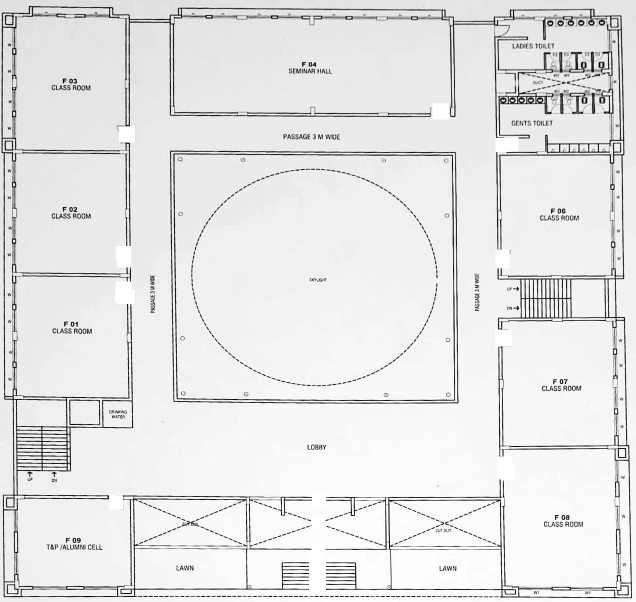
#> input picture First_Floor.jpeg, 1272 x 1203 px (shown at 1/2 size)
$ python Astar.py
#> lines starting #> are read from the running program, lines starting #| are printed output that depends on the picture; after the words box and inside, x2 and y2 are one past the last pixel; in counts of white or black regions, pixels touching at a corner belong together
import cv2
import numpy as np
import heapq
import imutils
import math

# =========================
# IMAGE PROCESSING
# =========================
def image_process(img):
    h, w = img.shape[:2]

    resized = imutils.resize(img, width=600)
    scale_x = w / resized.shape[1]
    scale_y = h / resized.shape[0]

    gray = cv2.cvtColor(resized, cv2.COLOR_BGR2GRAY)
    _, binary = cv2.threshold(gray, 200, 255, cv2.THRESH_BINARY_INV)

    kernel = np.ones((5, 5), np.uint8)
    walls = cv2.morphologyEx(binary, cv2.MORPH_CLOSE, kernel)

    obstacle_map = (walls > 0).astype(np.uint8)
    cv2.imwrite("obstacle_map.png", obstacle_map*255)  # for debugging
    return obstacle_map, scale_x, scale_y


# =========================
# ASTAR
# =========================
class Astar:
    # [4 lines left out: function __init__, not called in this run]

    def heuristic(self, a, b):
        return math.hypot(a[0] - b[0], a[1] - b[1])

    # ----------------------------------
    # LINE OF SIGHT CHECK
    # ----------------------------------
    # [90 lines left out: functions check_line, remove_collinear, find_path, not called in this run]

# =========================
# CLICK HANDLER
# =========================
points = []
img_display = None

# [33 lines left out: function click_event, not called in this run]


# =========================
# MAIN
# =========================
img = cv2.imread("First_Floor.jpeg")
#> img is the input picture: shape (1203, 1272, 3); min 0, max 255, mean 228.9
img = imutils.resize(img, width=600)
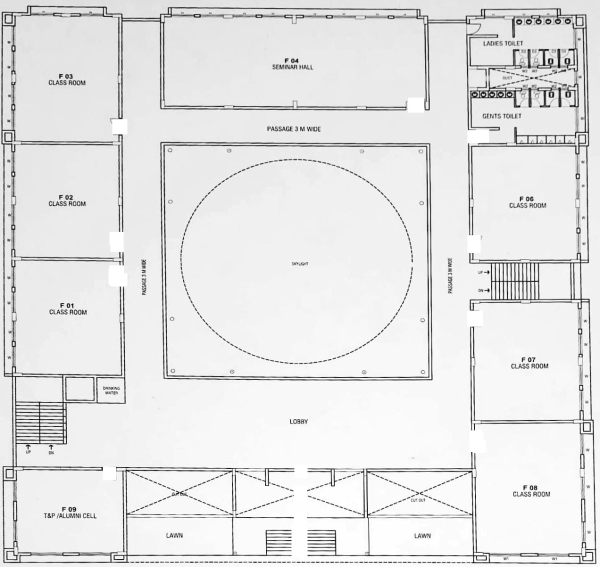
#> img: shape (567, 600, 3); min 6, max 255, mean 228.9
img_display = img.copy()

grid, sx, sy = image_process(img)
#> in image_process, `_, binary = cv2.threshold(gray, 200, 255, cv2.THRESH_BINARY_INV)`:
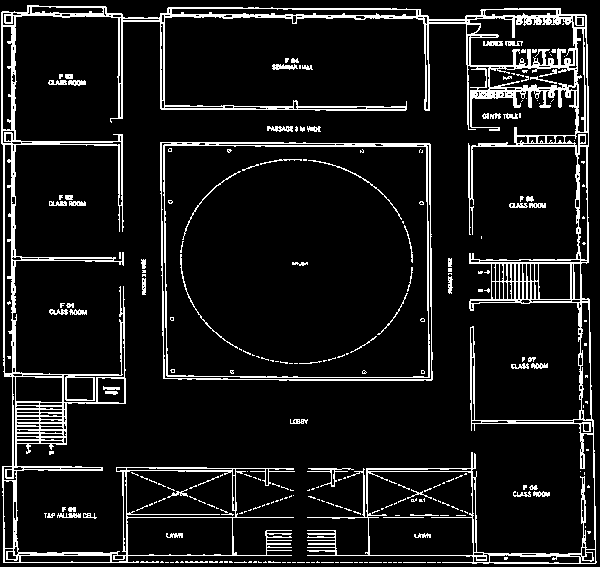
#> binary: shape (567, 600); 9.9% white in thin lines or dots
#> in image_process, `walls = cv2.morphologyEx(binary, cv2.MORPH_CLOSE, kernel)`:
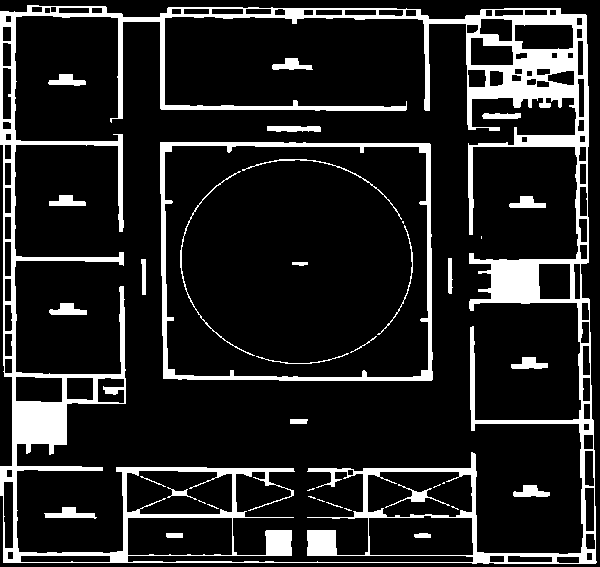
#> walls: shape (567, 600); 14.1% white; 38 white regions (11 under 20 px), largest, box (x1, y1, x2, y2) and area: (0, 5, 597, 564) 38195, (160, 142, 433, 381) 4798, (180, 171, 255, 356) 349
#> sx = 1; sy = 1
grid = cv2.dilate(grid, np.ones((5,5),np.uint8), 1)
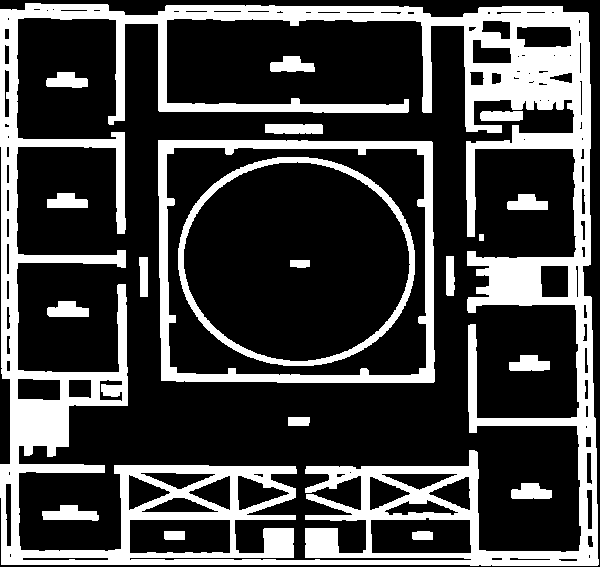
#> grid: shape (567, 600); values 0 (black) and 1 (white), 27.1% white; 20 white regions, largest, box (x1, y1, x2, y2) and area: (0, 3, 599, 566) 72194, (158, 140, 435, 383) 9074, (178, 157, 415, 366) 4440

cv2.imshow("Map", img_display)
cv2.setMouseCallback("Map", click_event)
print("Click START then GOAL")
cv2.waitKey(0)
cv2.destroyAllWindows()
print(img.shape)
#| (567, 600, 3)

$ run again, with Ground_floor.jpeg copied over First_Floor.jpeg
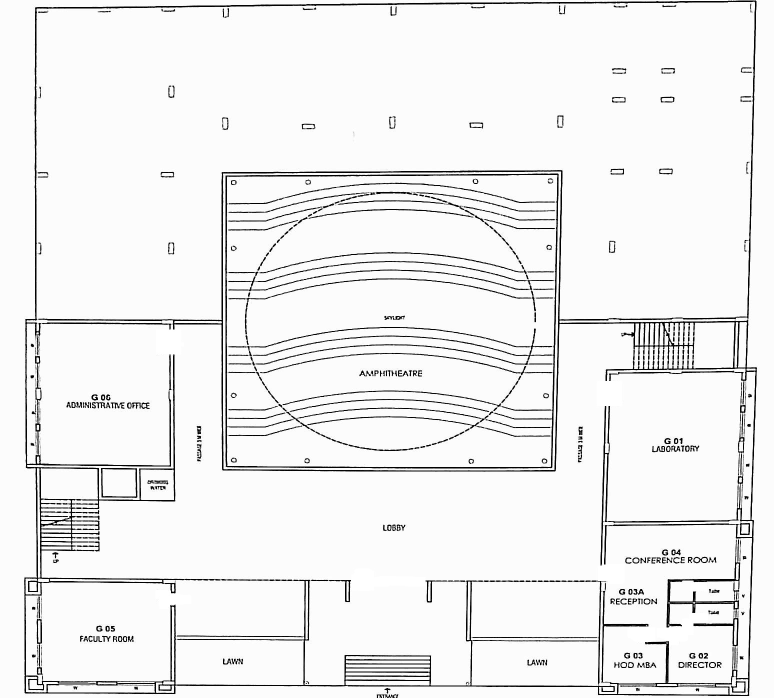
#> input picture Ground_floor.jpeg, 1547 x 1395 px (shown at 1/2 size)
#> img is the input picture: shape (1395, 1547, 3); min 0, max 255, mean 239
#> img: shape (541, 600, 3)
#> in image_process, `_, binary = cv2.threshold(gray, 200, 255, cv2.THRESH_BINARY_INV)`:
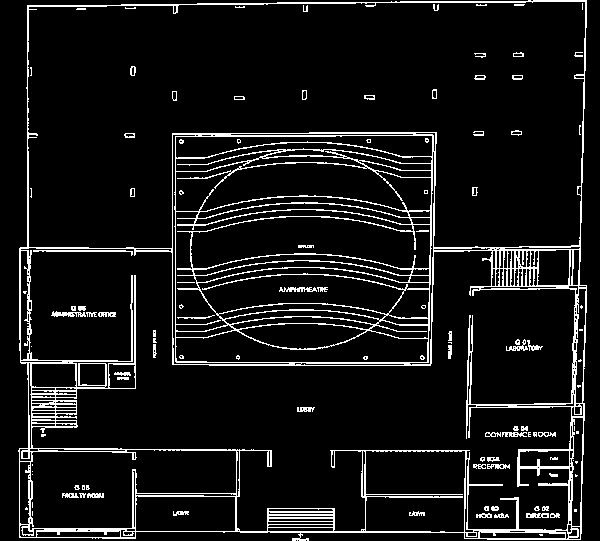
#> binary: shape (541, 600); 8.5% white in thin lines or dots
#> walls: shape (541, 600); 11.9% white; 30 white regions, largest, box (x1, y1, x2, y2) and area: (18, 0, 587, 541) 35092, (485, 426, 556, 437) 442, (51, 306, 116, 317) 408
#> sx = 1
#> `grid = cv2.dilate(grid, np.ones((5,5),np.uint8), 1)`:
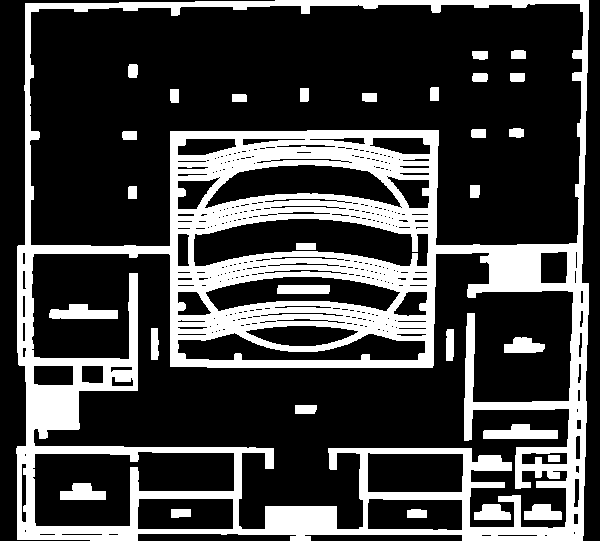
#> grid: shape (541, 600); values 0 (black) and 1 (white), 25.9% white; 30 white regions, largest, box (x1, y1, x2, y2) and area: (16, 0, 589, 541) 76880, (483, 424, 558, 439) 786, (49, 304, 118, 319) 736
#| (541, 600, 3)

$ run again, with blueprint.png saved as First_Floor.jpeg
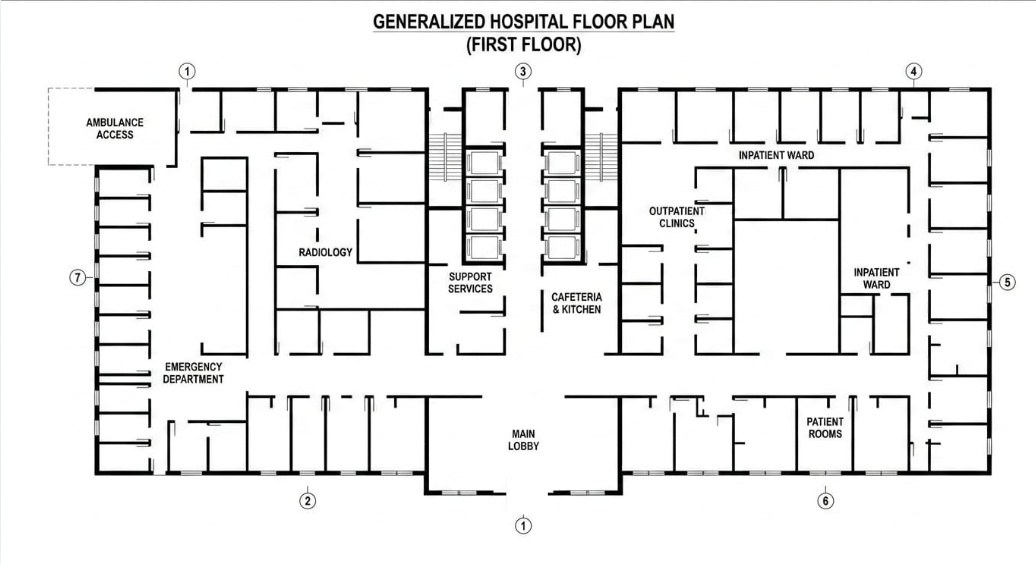
#> input picture blueprint.png, 1036 x 564 px
#> img is the input picture: shape (564, 1036, 3); mean B, G, R 235.5, 235.6, 235.6
#> img: shape (326, 600, 3)
#> in image_process, `_, binary = cv2.threshold(gray, 200, 255, cv2.THRESH_BINARY_INV)`:
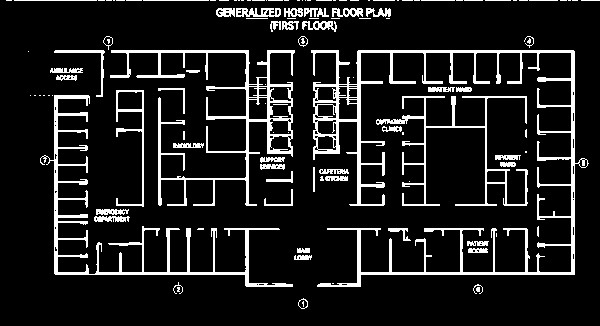
#> binary: shape (326, 600); 11.4% white; 123 white regions (69 under 20 px), largest, box (x1, y1, x2, y2) and area: (311, 50, 589, 287) 7500, (110, 50, 295, 206) 3873, (40, 95, 293, 287) 3614
#> walls: shape (326, 600); 13.2% white; 27 white regions (5 under 20 px), largest, box (x1, y1, x2, y2) and area: (311, 36, 589, 287) 11238, (103, 36, 295, 206) 4805, (30, 95, 293, 287) 3893
#> sx = 1
#> `grid = cv2.dilate(grid, np.ones((5,5),np.uint8), 1)`:
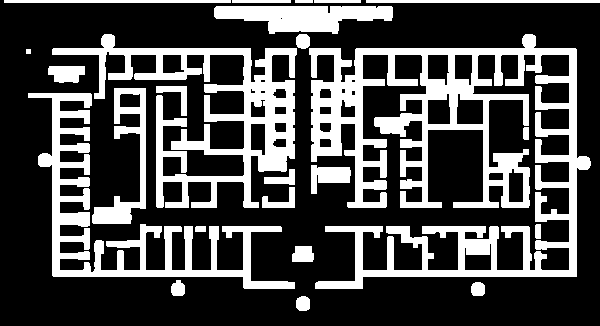
#> grid: shape (326, 600); values 0 (black) and 1 (white), 28.8% white; 24 white regions, largest, box (x1, y1, x2, y2) and area: (309, 34, 591, 289) 25143, (52, 34, 297, 208) 11396, (28, 93, 295, 289) 9025
#| (326, 600, 3)
